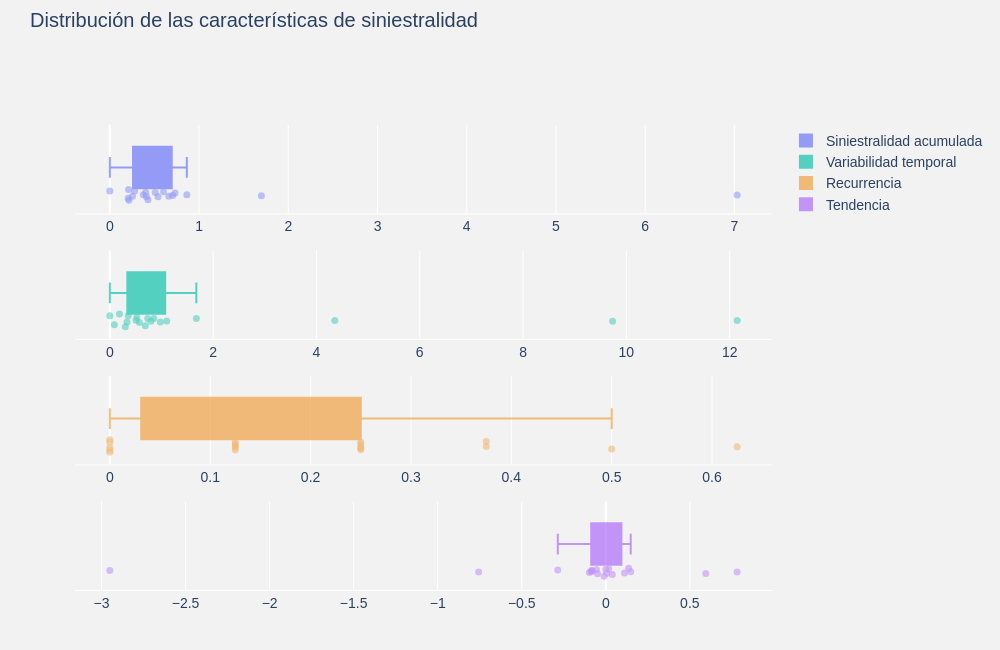

The code cell stored with this chart in its notebook:
### Markdown cell above
## 3.2.2 Diagnóstico Multivariado

### Code cell
# --------------------------------------------------
# Distribuciones de las características
# --------------------------------------------------

import plotly.graph_objects as go
from plotly.subplots import make_subplots

# Colores fijos para cada característica
colores_caracteristicas = {
    "Siniestralidad acumulada": "#636EFA",
    "Variabilidad temporal": "#00BFA6",
    "Recurrencia": "#EF9B38",
    "Tendencia": "#AB63FA"
}

# Crear figura con cuatro filas independientes
fig = make_subplots(
    rows=4,
    cols=1,
    shared_xaxes=False,
    vertical_spacing=0.08
)

# Crear un boxplot horizontal por característica
for i, (columna, color) in enumerate(
    colores_caracteristicas.items(), start=1
):
    fig.add_trace(
        go.Box(
            x=caracteristicas[columna],
            orientation="h",
            name=columna,
            boxpoints="all",
            jitter=0.4,
            pointpos=-1.3,
            line=dict(color=color, width=2),
            marker=dict(color=color, size=7, opacity=0.6),
            fillcolor=color,
            opacity=0.65,
            showlegend=True,
            # Identificar cada tipo de embarcación
        customdata=caracteristicas.index.to_numpy().reshape(-1, 1),
        hoveron="points",
        hovertemplate="<b>Tipo:</b> %{customdata[0]}<br><b>Valor:</b> %{x:.4f}<extra></extra>"

        ),
        row=i,
        col=1
    )

# Diseño general
fig.update_layout(
    template="plotly",
    title=dict(
        text="Distribución de las características de siniestralidad",
        x=0.03,
        y=0.98,
        font=dict(size=20)
    ),
    paper_bgcolor="#F2F2F2",
    plot_bgcolor="#F2F2F2",
    font=dict(
        family="Arial",
        size=14,
        color="#2A4163"
    ),
    margin=dict(l=75, r=50, b=60, t=125),
    height=650,
    width=1000
)


# Escala y cuadrícula independiente para cada característica
fig.update_xaxes(
    matches=None,
    showgrid=True,
    gridcolor="white",
    gridwidth=1,
    zeroline=True,
    showline=True
)

fig.update_yaxes(
    showgrid=False,
    showticklabels=False,
    zeroline=True,
    title=None
)


fig.show()

### Figure 1 — Plotly figure (JSON) as saved in the notebook; plotly's stock layout.template omitted (floating-point values rounded to 4 significant figures)
{"data": [{"boxpoints": "all", "customdata": [["abastecedor"], ["atunero"], ["barcaza o chalan"], ["buque-tanque"], ["buque-tanque petrolero y productos derivados"], ["camaronero"], ["carguero a granel"], ["carguero general"], ["dragas"], ["embarcacion de investigacion"], ["escamero"], ["ferry-transbordador"], ["lancha"], ["otro tipo de embarcacion"], ["pesca multiple"], ["remolcador"], ["sardinero o anchovetero"], ["velero"], ["yate"]], "fillcolor": "#636EFA", "hoveron": "points", "hovertemplate": "<b>Tipo:</b> %{customdata[0]}<br><b>Valor:</b> %{x:.4f}<extra></extra>", "jitter": 0.4, "line": {"color": "#636EFA", "width": 2}, "marker": {"color": "#636EFA", "opacity": 0.6, "size": 7}, "name": "Siniestralidad acumulada", "opacity": 0.65, "orientation": "h", "pointpos": -1.3, "showlegend": true, "type": "box", "x": [0.2774, 0.8627, 0.2143, 7.031, 0.2045, 0.3754, 0.0, 0.2538, 1.698, 0.4096, 0.2097, 0.402, 0.5398, 0.7302, 0.7042, 0.5091, 0.6013, 0.4274, 0.6612], "xaxis": "x", "yaxis": "y"}, {"boxpoints": "all", "customdata": [["abastecedor"], ["atunero"], ["barcaza o chalan"], ["buque-tanque"], ["buque-tanque petrolero y productos derivados"], ["camaronero"], ["carguero a granel"], ["carguero general"], ["dragas"], ["embarcacion de investigacion"], ["escamero"], ["ferry-transbordador"], ["lancha"], ["otro tipo de embarcacion"], ["pesca multiple"], ["remolcador"], ["sardinero o anchovetero"], ["velero"], ["yate"]], "fillcolor": "#00BFA6", "hoveron": "points", "hovertemplate": "<b>Tipo:</b> %{customdata[0]}<br><b>Valor:</b> %{x:.4f}<extra></extra>", "jitter": 0.4, "line": {"color": "#00BFA6", "width": 2}, "marker": {"color": "#00BFA6", "opacity": 0.6, "size": 7}, "name": "Variabilidad temporal", "opacity": 0.65, "orientation": "h", "pointpos": -1.3, "showlegend": true, "type": "box", "x": [0.1863, 1.675, 0.9791, 12.14, 0.686, 0.3559, 0.0, 0.5213, 4.356, 0.5706, 0.3327, 0.2989, 0.7965, 9.734, 0.8515, 1.102, 0.7324, 0.5081, 0.0874], "xaxis": "x2", "yaxis": "y2"}, {"boxpoints": "all", "customdata": [["abastecedor"], ["atunero"], ["barcaza o chalan"], ["buque-tanque"], ["buque-tanque petrolero y productos derivados"], ["camaronero"], ["carguero a granel"], ["carguero general"], ["dragas"], ["embarcacion de investigacion"], ["escamero"], ["ferry-transbordador"], ["lancha"], ["otro tipo de embarcacion"], ["pesca multiple"], ["remolcador"], ["sardinero o anchovetero"], ["velero"], ["yate"]], "fillcolor": "#EF9B38", "hoveron": "points", "hovertemplate": "<b>Tipo:</b> %{customdata[0]}<br><b>Valor:</b> %{x:.4f}<extra></extra>", "jitter": 0.4, "line": {"color": "#EF9B38", "width": 2}, "marker": {"color": "#EF9B38", "opacity": 0.6, "size": 7}, "name": "Recurrencia", "opacity": 0.65, "orientation": "h", "pointpos": -1.3, "showlegend": true, "type": "box", "x": [0.0, 0.375, 0.25, 0.625, 0.125, 0.125, 0.0, 0.125, 0.375, 0.25, 0.0, 0.0, 0.25, 0.5, 0.25, 0.125, 0.25, 0.125, 0.0], "xaxis": "x3", "yaxis": "y3"}, {"boxpoints": "all", "customdata": [["abastecedor"], ["atunero"], ["barcaza o chalan"], ["buque-tanque"], ["buque-tanque petrolero y productos derivados"], ["camaronero"], ["carguero a granel"], ["carguero general"], ["dragas"], ["embarcacion de investigacion"], ["escamero"], ["ferry-transbordador"], ["lancha"], ["otro tipo de embarcacion"], ["pesca multiple"], ["remolcador"], ["sardinero o anchovetero"], ["velero"], ["yate"]], "fillcolor": "#AB63FA", "hoveron": "points", "hovertemplate": "<b>Tipo:</b> %{customdata[0]}<br><b>Valor:</b> %{x:.4f}<extra></extra>", "jitter": 0.4, "line": {"color": "#AB63FA", "width": 2}, "marker": {"color": "#AB63FA", "opacity": 0.6, "size": 7}, "name": "Tendencia", "opacity": 0.65, "orientation": "h", "pointpos": -1.3, "showlegend": true, "type": "box", "x": [0.03863, 0.5948, 0.005527, -2.95, 0.1112, -0.08775, 0.0, -0.09742, -0.7566, -0.08094, -0.05556, 0.01709, -0.04941, 0.7814, 0.136, -0.2858, -0.08387, 0.1483, -0.01006], "xaxis": "x4", "yaxis": "y4"}], "layout": {"font": {"color": "#2A4163", "family": "Arial", "size": 14}, "height": 650, "margin": {"b": 60, "l": 75, "r": 50, "t": 125}, "paper_bgcolor": "#F2F2F2", "plot_bgcolor": "#F2F2F2", "title": {"font": {"size": 20}, "text": "Distribución de las características de siniestralidad", "x": 0.03, "y": 0.98}, "width": 1000, "xaxis": {"anchor": "y", "domain": [0, 1], "gridcolor": "white", "gridwidth": 1, "showgrid": true, "showline": true, "zeroline": true}, "xaxis2": {"anchor": "y2", "domain": [0, 1], "gridcolor": "white", "gridwidth": 1, "showgrid": true, "showline": true, "zeroline": true}, "xaxis3": {"anchor": "y3", "domain": [0, 1], "gridcolor": "white", "gridwidth": 1, "showgrid": true, "showline": true, "zeroline": true}, "xaxis4": {"anchor": "y4", "domain": [0, 1], "gridcolor": "white", "gridwidth": 1, "showgrid": true, "showline": true, "zeroline": true}, "yaxis": {"anchor": "x", "domain": [0.81, 1], "showgrid": false, "showticklabels": false, "title": {}, "zeroline": true}, "yaxis2": {"anchor": "x2", "domain": [0.54, 0.73], "showgrid": false, "showticklabels": false, "title": {}, "zeroline": true}, "yaxis3": {"anchor": "x3", "domain": [0.27, 0.46], "showgrid": false, "showticklabels": false, "title": {}, "zeroline": true}, "yaxis4": {"anchor": "x4", "domain": [0, 0.19], "showgrid": false, "showticklabels": false, "title": {}, "zeroline": true}}}
